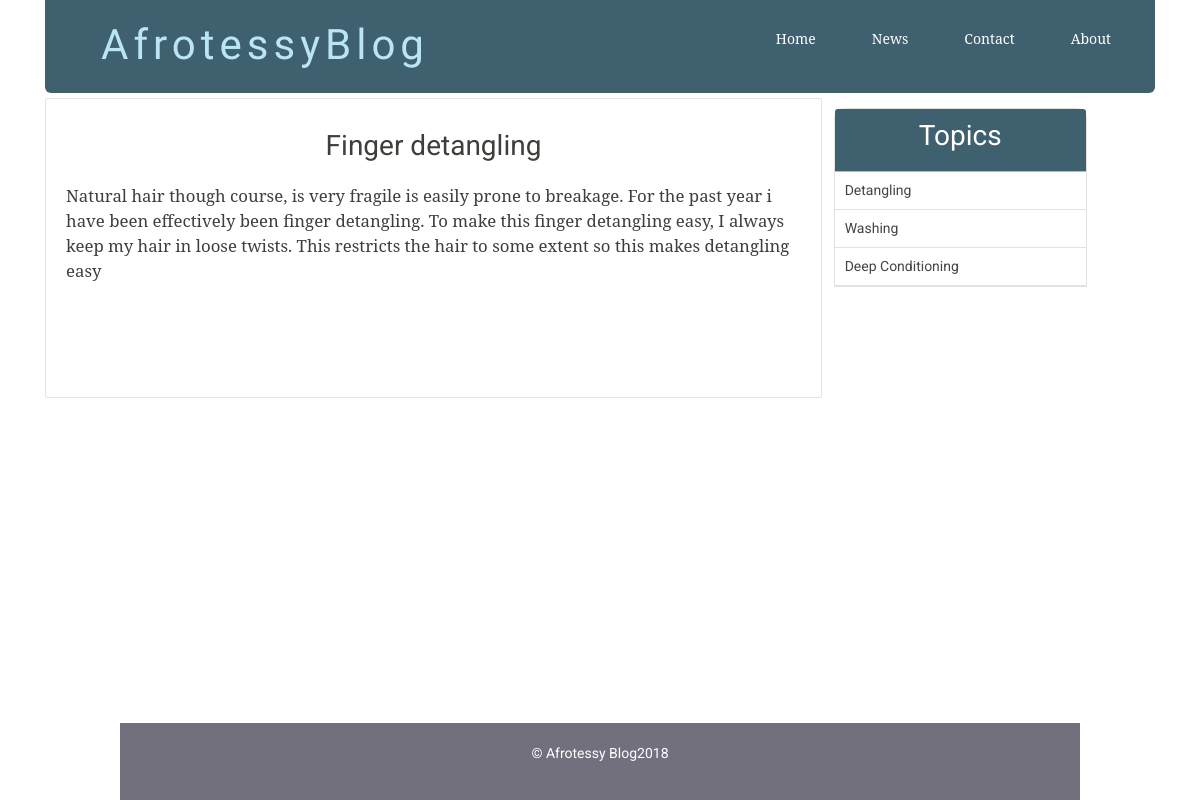
The page /single_post.php?post-slug=Is all about natural hair on the database its author committed.
### tables this page shows
CREATE TABLE `posts` (
  `id` int(11) NOT NULL,
  `user_id` int(11) DEFAULT NULL,
  `title` varchar(255) NOT NULL,
  `slug` varchar(255) NOT NULL,
  `views` int(11) NOT NULL DEFAULT '0',
  `image` varchar(255) NOT NULL,
  `body` text NOT NULL,
  `published` tinyint(1) NOT NULL,
  `created_at` timestamp NOT NULL DEFAULT CURRENT_TIMESTAMP ON UPDATE CURRENT_TIMESTAMP,
  `updated_at` timestamp NOT NULL DEFAULT '0000-00-00 00:00:00'
);

CREATE TABLE `topics` (
  `id` int(11) NOT NULL,
  `name` varchar(255) NOT NULL,
  `slug` varchar(255) DEFAULT NULL
);

### includes/public_functions.php (called while the page is built, shortened)
<?php
function getPostTopic($post_id){
	global $conn;
	$sql = "SELECT * FROM topics WHERE id=
			(SELECT topic_id FROM post_topic WHERE post_id=$post_id) LIMIT 1";
	$result = mysqli_query($conn, $sql);
	$topic = mysqli_fetch_assoc($result);
	return $topic;
}
function getPost($slug){
	global $conn;
	$post_slug = $_GET['post-slug'];
	$sql = "SELECT * FROM posts WHERE slug='$post_slug' AND published=true";
	$result = mysqli_query($conn, $sql);
	$post = mysqli_fetch_assoc($result);
	if ($post) {
		$post['topic'] = getPostTopic($post['id']);
	}
	return $post;
}
function getAllTopics()
{
	global $conn;
	$sql = "SELECT * FROM topics";
	$result = mysqli_query($conn, $sql);
	$topics = mysqli_fetch_all($result, MYSQLI_ASSOC);
	return $topics;
}
?>

### single_post.php (the view, shortened to what this page needs)
<?php  include('config.php'); ?>
<?php  include('includes/public_functions.php'); ?>
<?php
	if (isset($_GET['post-slug'])) {
		$post = getPost($_GET['post-slug']);
	}
	$topics = getAllTopics();
?>
<?php include('includes/head_section.php'); ?>
</head>
<body>
<div class="container">
		<?php include( ROOT_PATH . '/includes/navbar.php'); ?>
	<div class="content" >
		<div class="post-wrapper">
			<div class="full-post-div">
			<?php if ($post['published'] == false): ?>
				<h2 class="post-title">Sorry... This post has not been published</h2>
			<?php else: ?>
				<h2 class="post-title"><?php echo $post['title']; ?></h2>
				<div class="post-body-div">
					<?php echo html_entity_decode($post['body']); ?>
				</div>
			<?php endif ?>
			</div>
		</div>
		<div class="post-sidebar">
			<div class="card">
				<div class="card-header">
					<h2>Topics</h2>
				</div>
				<div class="card-content">
					<?php foreach ($topics as $topic): ?>
						<a
							href="<?php echo BASE_URL . 'filtered_posts.php?topic=' . $topic['id'] ?>">
							<?php echo $topic['name']; ?>
						</a>
					<?php endforeach ?>
				</div>
			</div>
		</div>
	</div>
</div>
<?php include( ROOT_PATH . '/includes/footer.php'); ?>

### static/css/public_styling.css (style rules this page uses)
* { margin: 0px; padding: 0px; }
html { height: 100%; box-sizing: border-box; }
body { position: relative; margin: 0; padding-bottom: 6rem; min-height: 100%; }
h1, h2, h3, h4, h5, h6 { color: #444; font-family: 'Averia Serif Libre', cursive; }
a { text-decoration: none; }
.container { width: 80%; margin: 0px auto; }
.content { margin: 5px auto; border-radius: 5px; min-height: 400px; }
.content:after { content: ""; display: block; clear: both; }
.content .post-wrapper { width: 70%; float: left; min-height: 250px; }
.full-post-div { min-height: 300px; padding: 20px; border: 1px solid #e4e1e1; border-radius: 2px; }
.full-post-div h2.post-title { margin: 10px auto 20px; text-align: center; }
.post-body-div { font-family: 'Noto Serif', serif; font-size: 1.2em; }
.post-sidebar { width: 24%; float: left; margin-left: 5px; min-height: 400px; }
.post-sidebar .card { width: 95%; margin: 10px auto; border: 1px solid #e4e1e1; border-radius: 10px 10px 0px 0px; }
.post-sidebar .card .card-header { padding: 10px; text-align: center; border-radius: 3px 3px 0px 0px; background: #3E606F; }
.post-sidebar .card .card-header h2 { color: white; }
.post-sidebar .card .card-content a { display: block; box-sizing: border-box; padding: 8px 10px; border-bottom: 1px solid #e4e1e1; color: #444; }

### rows shown on the page
posts: title "Finger detangling", body "Natural hair though course, is very fragile is easily prone to breakage. For the past year i have been effectively been finger detangling. To make this finger detangling easy, I always keep my hair in loose twists. This restricts the hair to some extent so this makes detangling easy"
topics: name "Detangling"
topics: name "Washing"
topics: name "Deep Conditioning"

### other values the page prints
date ('Y') "2018"
